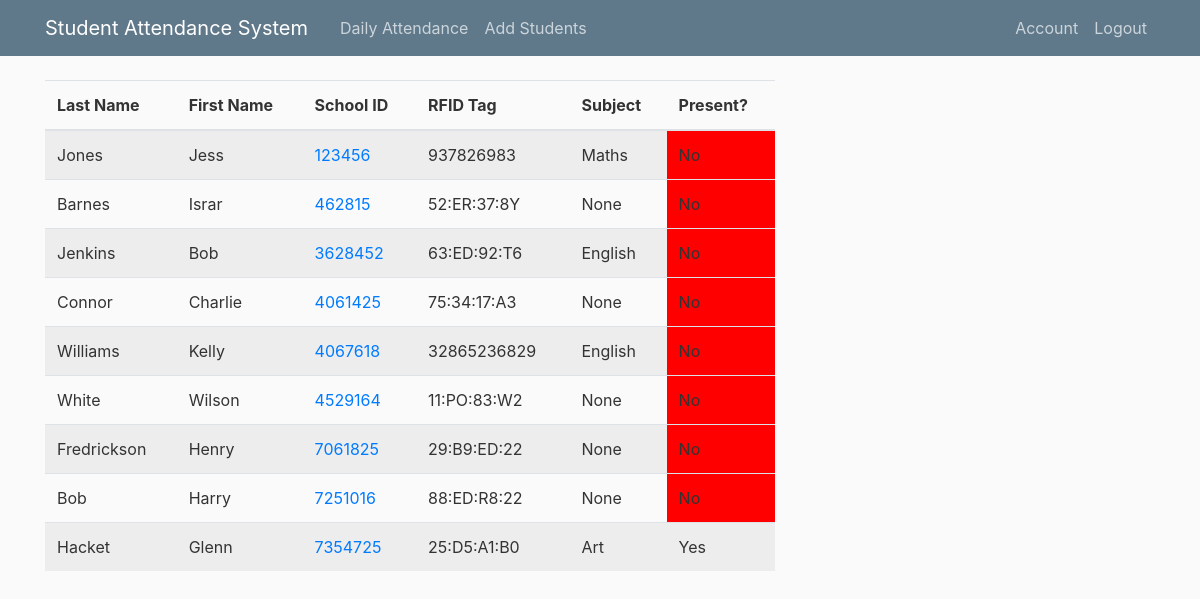
The app's page /attendance (signed in), older data.
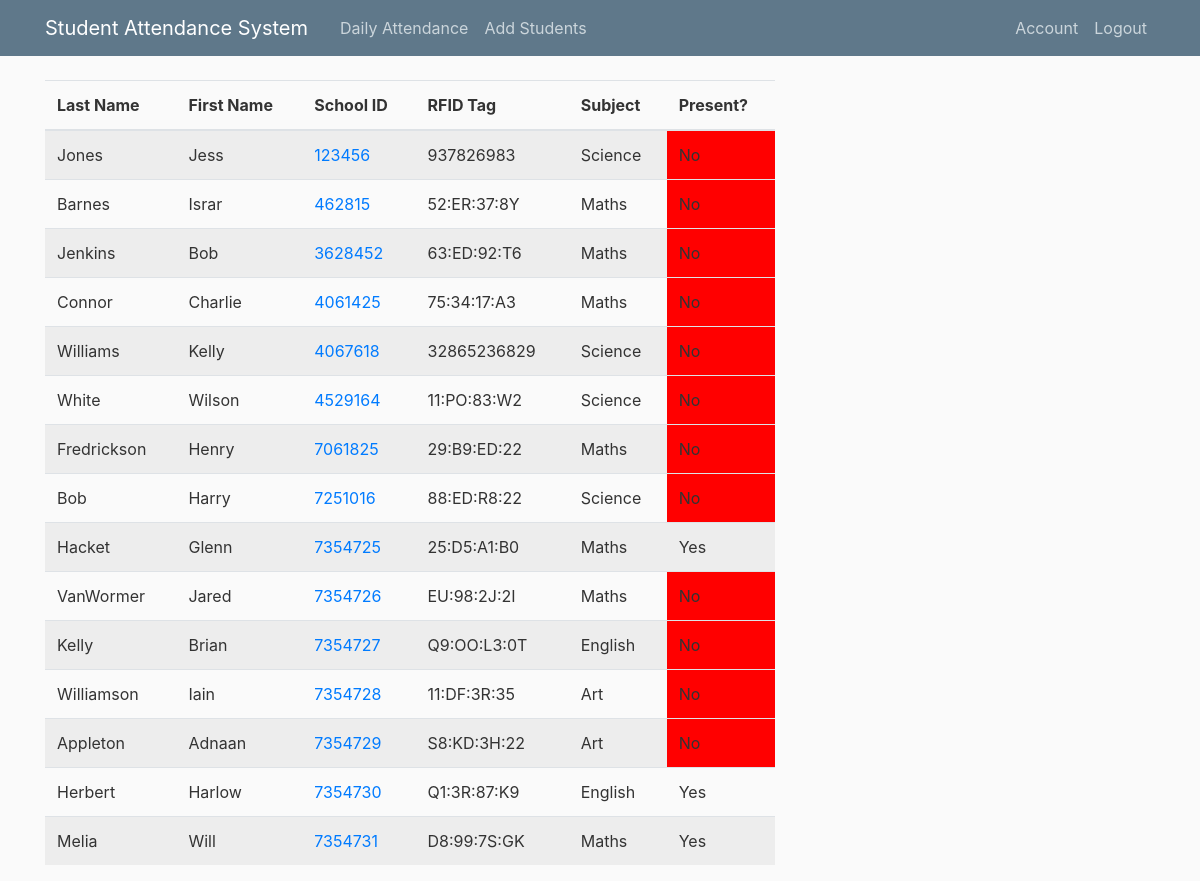
The same page, newer data.
### app/models.py (models this page shows, shortened)
class student(db.Model):
	__tablename__ = "student"
	lname = db.Column(db.String(128))
	fname = db.Column(db.String(128))
	id = db.Column(db.Integer, primary_key=True)
	rfid = db.Column(db.String(16))
	present = db.Column(db.String(16))
	subject = db.Column(db.String(20))

### app/routes.py (the view)
@app.route("/", methods=['GET', 'POST'])
@app.route("/attendance")
@login_required
def attendance():
	return render_template('attendance.html', query=student.query.all(), title='Attendance')

### app/models.py (called while the page is built)
@login_manager.user_loader
def load_user(user_id):
	user = teacher.query.get(int(user_id))
	if user:
		return user

### app/templates/attendance.html
{% extends "base.html" %}
{% block content %}
    <table class="table table-striped table-hover" id="tblstudents">
    <thead>
        <tr>
            <th scope="col">Last Name</th>
            <th scope="col">First Name</th>
            <th scope="col">School ID</th>
            <th scope="col">RFID Tag</th>
            <th scope="col">Subject</th>
            <th scope="col">Present?</th>
        </tr>
    </thead>
    <tbody>
    {%for student in query%}
    <tr>
        <td>{{student.lname}}</td>
        <td>{{student.fname}}</td>
        <td><a href="/stedit/{{student.id}}">{{student.id}}</a></td>
        <td>{{student.rfid}}</td>
        <td>{{student.subject}}</td>
        {% if student.present == 'No' %}
            <td style="background-color: red;">{{student.present}}</td>
        {% else %}
            <td>{{student.present}}</td>
        {% endif %}
    </tr>
    {% endfor %}
    </tbody>
 </table>
{% endblock content %}

### app/templates/base.html (shortened to what this page needs)
<!DOCTYPE html>
<html>
<head>
    <link rel="stylesheet" href="https://maxcdn.bootstrapcdn.com/bootstrap/4.0.0/css/bootstrap.min.css">
    <link rel="stylesheet" type="text/css" href="{{ url_for('static',filename='styles/main.css') }}">
</head>
<body>
    <header class="site-header">
      <nav class="navbar navbar-expand-md navbar-dark bg-steel fixed-top">
        <div class="container">
          <a class="navbar-brand mr-4" href="/">Student Attendance System</a>
          <div class="collapse navbar-collapse" id="navbarToggle">
            <div class="navbar-nav mr-auto">
              {% if current_user.is_authenticated %}
                <a class="nav-item nav-link" href="{{ url_for('attendance') }}">Daily Attendance</a>
                <a class="nav-item nav-link" href="{{ url_for('stadd') }}">Add Students</a>
              {% else %}
                <a class="nav-item nav-link" href="{{ url_for('login') }}">Login</a>
              {% endif %}
            </div>
            <div class="navbar-nav">
              {% if current_user.is_authenticated %}
                <a class="nav-item nav-link" href="{{ url_for('account') }}">Account</a>
                <a class="nav-item nav-link" href="{{ url_for('logout') }}">Logout</a>
              {% endif %}
            </div>
          </div>
        </div>
      </nav>
    </header>
    <main role="main" class="container">
      <div class="row">
        <div class="col-md-8">
          {% block content %}{% endblock %}
        </div>
      </div>
    </main>
</body>
</html>

### app/static/styles/main.css (style rules this page uses)
body { background: #fafafa; color: #333333; margin-top: 5rem; }
.bg-steel { background-color: #5f788a; }
.site-header .navbar-nav .nav-link { color: #cbd5db; }

Row changes from the older to the newer data that the page shows:
changed student "Jones": subject "Maths" → "Science"
changed student "Barnes": subject "None" → "Maths"
changed student "Jenkins": subject "English" → "Maths"
changed student "Connor": subject "None" → "Maths"
changed student "Williams": subject "English" → "Science"
changed student "White": subject "None" → "Science"
changed student "Fredrickson": subject "None" → "Maths"
changed student "Harry": subject "None" → "Science"
changed student "Hacket": subject "Art" → "Maths"
added student: lname "VanWormer", fname "Jared", id "7354726", rfid "EU:98:2J:2I", subject "Maths", present "No"
added student: lname "Kelly", fname "Brian", id "7354727", rfid "Q9:OO:L3:0T", subject "English", present "No"
added student: lname "Williamson", fname "Iain", id "7354728", rfid "11:DF:3R:35", subject "Art", present "No"
added student: lname "Appleton", fname "Adnaan", id "7354729", rfid "S8:KD:3H:22", subject "Art", present "No"
added student: lname "Herbert", fname "Harlow", id "7354730", rfid "Q1:3R:87:K9", subject "English", present "Yes"
added student: lname "Melia", fname "Will", id "7354731", rfid "D8:99:7S:GK", subject "Maths", present "Yes"
